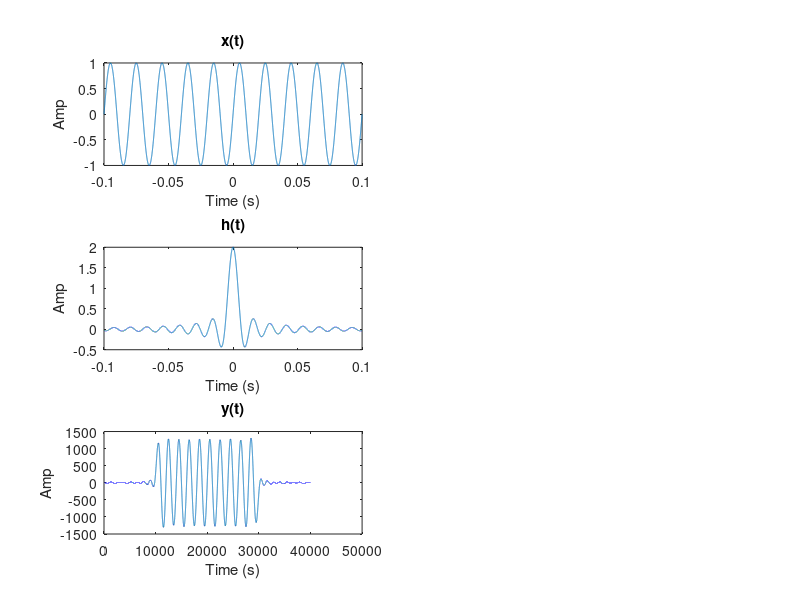

This chart was generated by the following MATLAB code: (Note: this script raises an error after producing the figure.)
%%
clear
close all
clc

%%
figure

fs = 100e3;
fm = 1000;
T0 = -100 / fm;
Tf = 100 / fm;
Ts = 1 / fs;
t = T0:Ts:Tf;

%% x(t)
x = sin(2 * pi * 50 * t);

subplot(3, 2, 1);
plot(t, x);
title('x(t)');
xlabel('Time (s)');
ylabel('Amp');

%% h(t)
h = 2 * sinc(2 * pi * 25 * t);

subplot(3, 2, 3);
plot(t, h);
title('h(t)');
xlabel('Time (s)');
ylabel('Amp');

%% y(t) = x(t) * h(t)
y = conv(x, h);

subplot(3, 2, 5);
plot(y);
title('y(t)');
xlabel('Time (s)');
ylabel('Amp');

%% X(w)
[freq, M] = FFT(x, fs);

subplot(3, 2, 2);
plot(freq, abs(M));
title('X(w)');
xlabel('Freq (Hz)');
ylabel('abs(M)');
xlim([-1.5e-8 1.5e-8]);

%% H(w)
[freq, M] = FFT(h, fs);

subplot(3, 2, 4);
plot(freq, abs(M));
title('H(w)');
xlabel('Freq (Hz)');
ylabel('abs(M)');
xlim([-1.5e-8 1.5e-8]);

%% Y(w)
[freq, M] = FFT(y, fs);

subplot(3, 2, 6);
plot(freq, abs(M));
title('Y(w)');
xlabel('Freq (Hz)');
ylabel('abs(M)');
xlim([-1.5e-8 1.5e-8]);
